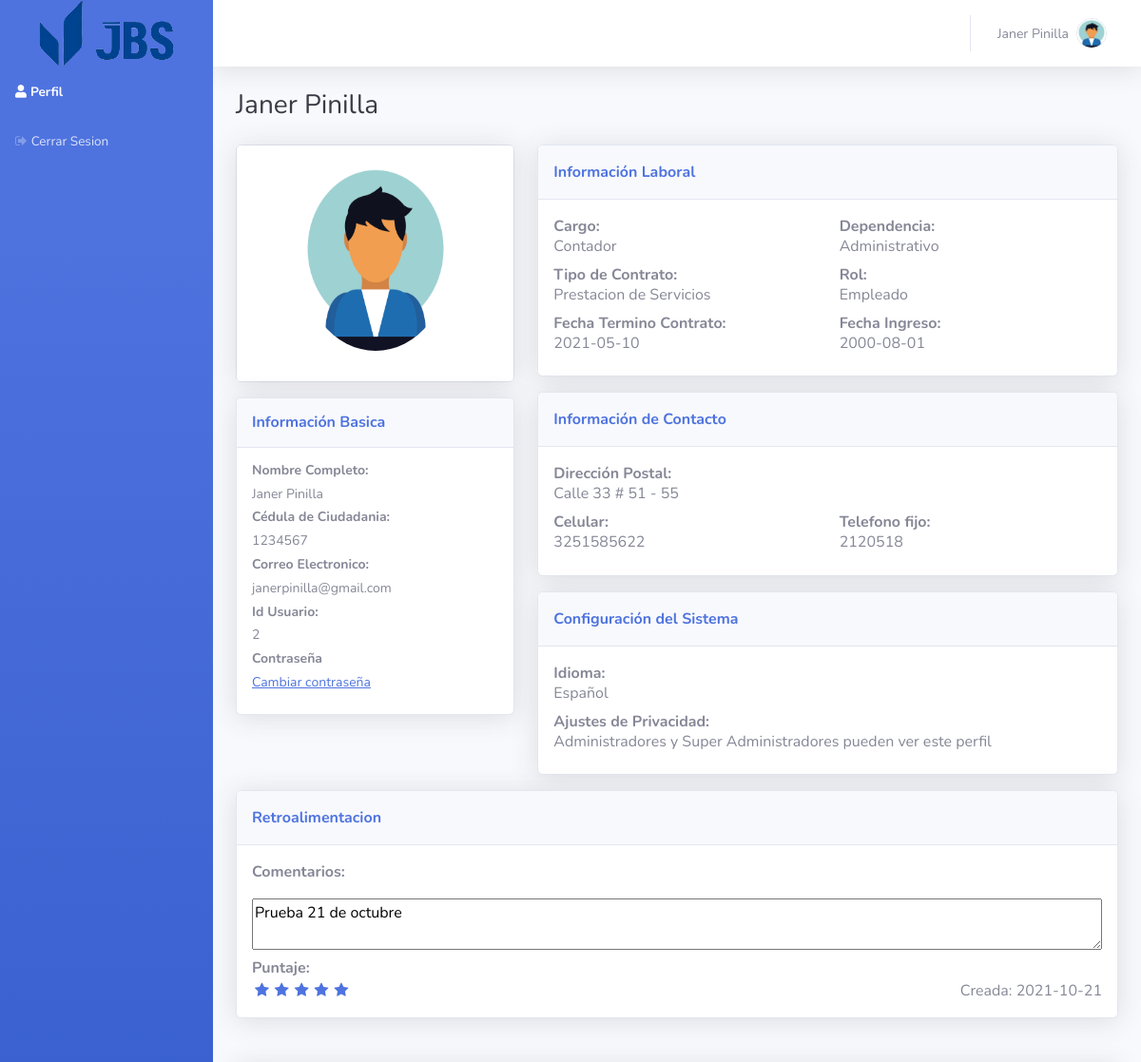
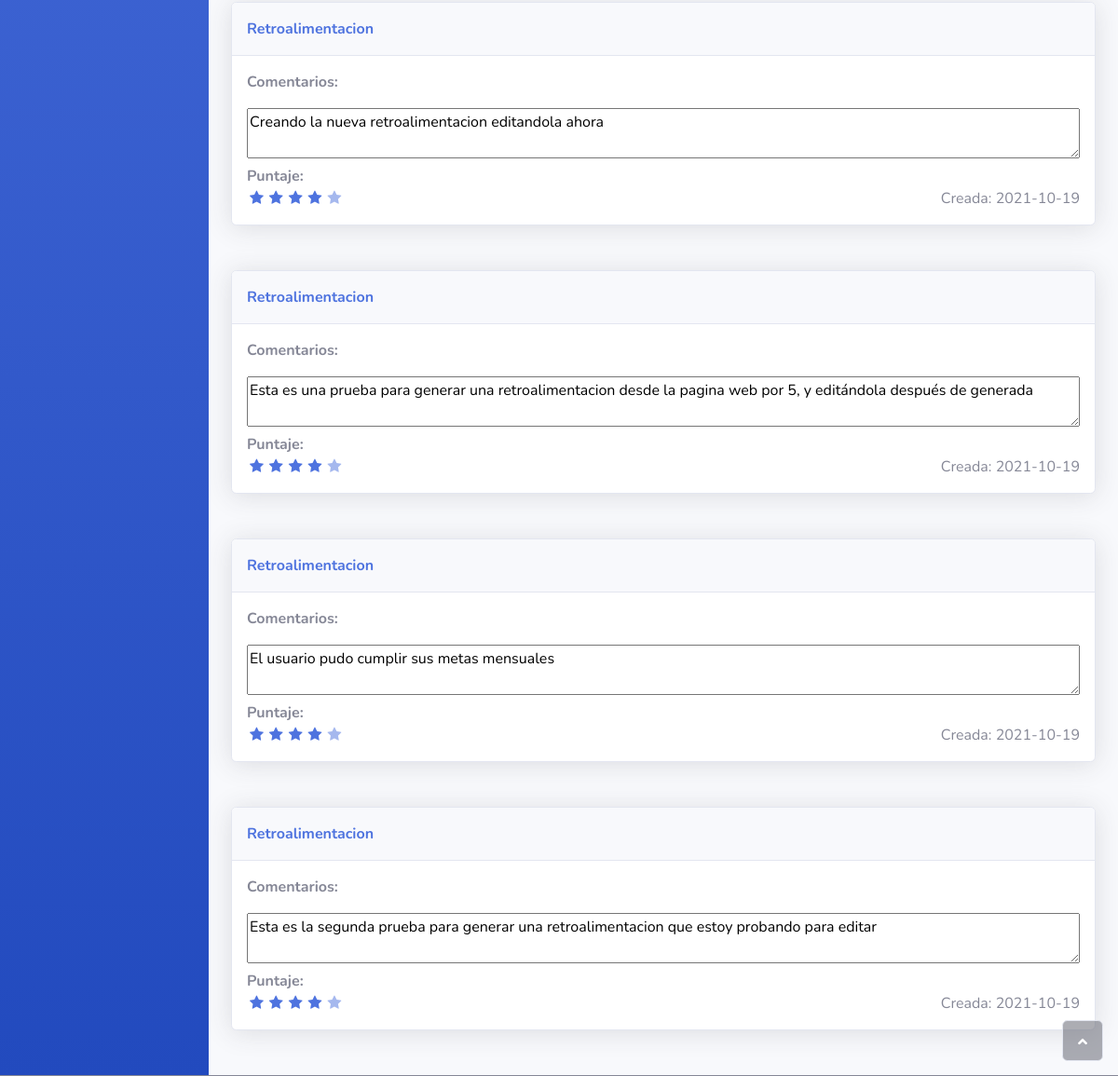
Page /system/profile (signed in) on the committed database (2 pictures, top to bottom).
### flaskr/models/usuario.py (models this page shows, shortened)
class Usuario(UserMixin, sqla.Model):
    idUsuario = sqla.Column(sqla.Integer, primary_key=True, nullable=False)
    correo = sqla.Column(sqla.Text, nullable=False, unique=True)
    password = sqla.Column(sqla.Text, nullable=False)
    nombre = sqla.Column(sqla.Text, nullable=False)
    apellido = sqla.Column(sqla.Text, nullable=False)
    cedula = sqla.Column(sqla.Integer, nullable=False, unique=True)
    fecha_ingreso = sqla.Column(sqla.DateTime, nullable=False)
    fecha_contrato = sqla.Column(sqla.DateTime, nullable=False)
    tipo_contrato = sqla.Column(sqla.Text, nullable=False)
    cargo = sqla.Column(sqla.Text, nullable=False)
    dependencia = sqla.Column(sqla.Text, nullable=False)
    salario = sqla.Column(sqla.Float, nullable=False)
    estado = sqla.Column(sqla.Boolean, nullable=False, default=1)
    uuid = sqla.Column(sqla.String(64), nullable=False, default=lambda: str(uuid4()))
    idRol = sqla.Column(sqla.Integer, sqla.ForeignKey('rol.idRol'), nullable=False)
    nombreRol = sqla.relationship('Rol', backref=sqla.backref('usuarios', lazy=True))
    direccion = sqla.Column(sqla.String, nullable=False)
    celular = sqla.Column(sqla.Integer, nullable=False)
    telefono = sqla.Column(sqla.Integer, nullable=False)
    image = sqla.Column(sqla.Text, nullable=False)

### flaskr/models/rol.py (models this page shows)
class Rol(sqla.Model):
    idRol = sqla.Column(sqla.Integer, primary_key=True, nullable=False)
    tipo = sqla.Column(sqla.Text, nullable=False, unique=True)
    def __repr__(self):
        return self.tipo

### flaskr/models/retroalimentacion.py (models this page shows, shortened)
class Retroalimentacion(sqla.Model):
    idRetroalimentacion = sqla.Column(sqla.Integer, primary_key=True, nullable=False)
    idEmpleado = sqla.Column(sqla.Integer, sqla.ForeignKey('usuario.idUsuario'), nullable=False)
    idAdministrador = sqla.Column(sqla.Text, sqla.ForeignKey('usuario.idUsuario'), nullable=False)
    comentario = sqla.Column(sqla.Text, nullable=False)
    puntaje = sqla.Column(sqla.Integer, nullable=False)
    fecha = sqla.Column(sqla.DateTime, nullable=False, default=datetime.utcnow)

### flaskr/system.py (the view, shortened to what this page needs)
@bp.route("/profile", methods=("GET", "POST"))
@login_required
def profile():
    form = ChangePassword()
    if current_user.idRol == 3:
        retroalimentaciones = Retroalimentacion.query.filter_by(idEmpleado=current_user.idUsuario).order_by(Retroalimentacion.fecha.desc()).all()
        return render_template('system/profile.html', retroalimentaciones=retroalimentaciones, form=form)
    return render_template('system/profile.html', form=form)

### flaskr/forms.py
class ChangePassword(FlaskForm):
    oldpassword = PasswordField('* Contraseña antigua', validators=[InputRequired()])
    password = PasswordField('* Nueva contraseña', validators=[InputRequired(), EqualTo('confirm', message='Contraseñas deben ser iguales')])
    confirm  = PasswordField('* Confirmar nueva contraseña')
    submit = SubmitField("Cambiar contraseña")

### flaskr/models/usuario.py (called while the page is built)
@login_manager.user_loader
def load_user(user_uuid):
    return Usuario.query.filter_by(uuid=user_uuid).first()

### flaskr/templates/system/profile.html (shortened to what this page needs)
{% extends 'base_after.html' %}
{% set active_page = 'Profile' %}
{% from "_flash_messages.html" import flash_messages %}
{% from "_retroalimentacion.html" import retroalimentacion %}
{% block container %}
<h3 class="text-dark mb-4">{{ current_user.nombre }} {{ current_user.apellido }}</h3>
<div class="row mb-3">
    <div class="col-lg-4">
        <div class="card mb-3">
            <div class="card-body text-center shadow">
                <div class="mb-3">
                    <img class="rounded-circle" width="160" height="200" src="{% if current_user.image %} {{ url_for('system.uploads', filename=current_user.image) }} {% else %} {{ url_for('static', filename='img/avatars/avatar.jpeg') }} {% endif %}">
                </div>
            </div>
        </div>
        <div class="card shadow mb-4">
            <div class="card-header py-3">
                <h6 class="text-primary fw-bold m-0">Información Basica</h6>
            </div>
            <div class="card-body">
                <h4 class="small fw-bold">Nombre Completo:</h4>
                <h4 class="small">{{ current_user.nombre }} {{ current_user.apellido }}</h4>
                <h4 class="small fw-bold">Cédula de Ciudadania:</h4>
                <h4 class="small">{{ current_user.cedula }}</h4>
                <h4 class="small fw-bold">Correo Electronico:</h4>
                <h4 class="small">{{ current_user.correo }}</h4>
                <h4 class="small fw-bold">Id Usuario:</h4>
                <h4 class="small">{{ current_user.idUsuario }}</h4>
                <h4 class="small fw-bold">Contraseña<br></h4>
                <a class="card-link" href="#offcanvas-1" data-bs-toggle="offcanvas" role="button" aria-controls="offcanvas-1">
                    <h4 class="small">Cambiar contraseña</h4>
                </a>
            </div>
        </div>
    </div>
    <div class="col-lg-8">
        <div class="row">
            <div class="col">
                <div class="card shadow mb-3">
                    <div class="card-header py-3">
                        <p class="text-primary m-0 fw-bold">Información Laboral</p>
                    </div>
                    <div class="card-body">
                        <div class="row">
                            <div class="col" style="text-align: left;margin: auto;">
                                <div>
                                    <p class="text-secondary fw-bold" style="margin: auto;">Cargo:</p>
                                    <h6>{{ current_user.cargo }}</h6>
                                </div>
                            </div>
                            <div class="col" style="text-align: left;margin: auto;">
                                <div>
                                    <p class="text-secondary fw-bold" style="margin: auto;">Dependencia:</p>
                                    <h6>{{ current_user.dependencia }}</h6>
                                </div>
                            </div>
                        </div>
                        <div class="row">
                            <div class="col" style="text-align: left;margin: auto;">
                                <div>
                                    <p class="text-secondary fw-bold" style="margin: auto;">Tipo de Contrato:</p>
                                    <h6>{{ current_user.tipo_contrato }}</h6>
                                </div>
                            </div>
                            <div class="col" style="text-align: left;margin: auto;">
                                <div>
                                    <p class="text-secondary fw-bold" style="margin: auto;">Rol:</p>
                                    <h6>{{ current_user.nombreRol }}</h6>
                                </div>
                            </div>
                        </div>
                        <div class="row">
                            <div class="col" style="text-align: left;margin: auto;">
                                <div>
                                    <p class="text-secondary fw-bold" style="margin: auto;">Fecha Termino Contrato:</p>
                                    <h6>{{ current_user.fecha_contrato.strftime('%Y-%m-%d') }}</h6>
                                </div>
                            </div>
                            <div class="col" style="text-align: left;margin: auto;">
                                <div>
                                    <p class="text-secondary fw-bold" style="margin: auto;">Fecha Ingreso:</p>
                                    <h6>{{ current_user.fecha_ingreso.strftime('%Y-%m-%d') }}</h6>
                                </div>
                            </div>
                        </div>
                    </div>
                </div>
                <div class="card shadow" style="margin-bottom: 16px;">
                    <div class="card-header py-3">
                        <p class="text-primary m-0 fw-bold">Información de Contacto</p>
                    </div>
                    <div class="card-body">
                        <div>
                            <p class="text-secondary fw-bold" style="margin: auto;">Dirección Postal:</p>
                            <h6> {{ current_user.direccion }}</h6>
                        </div>
                        <div class="row">
                            <div class="col" style="text-align: left;margin: auto;">
                                <div>
                                    <p class="text-secondary fw-bold" style="margin: auto;">Celular:</p>
                                    <h6> {{ current_user.celular }} </h6>
                                </div>
                            </div>
                            <div class="col" style="text-align: left;margin: auto;">
                                <div>
                                    <p class="text-secondary fw-bold" style="margin: auto;">Telefono fijo:</p>
                                    <h6> {{ current_user.telefono }}</h6>
                                </div>
                            </div>
                        </div>
                    </div>
                </div>
                <div class="card shadow">
                    <div class="card-header py-3">
                        <p class="text-primary m-0 fw-bold">Configuración del Sistema</p>
                    </div>
                    <div class="card-body">
                        <div>
                            <p class="text-secondary fw-bold" style="margin: auto;">Idioma:</p>
                            <h6>Español</h6>
                        </div>
                        <div>
                            {% if current_user.idRol == 3 %}
                                <p class="text-secondary fw-bold" style="margin: auto;">Ajustes de Privacidad:</p>
                                <h6>Administradores y Super Administradores pueden ver este perfil&nbsp;</h6>
                            {% else %}
                                <p class="text-secondary fw-bold" style="margin: auto;">Ajustes de Privacidad:</p>
                                <h6>Solo los Super Administradores pueden ver este perfil&nbsp;</h6>
                            {% endif %}
                        </div>
                    </div>
                </div>
                {% set flashes = get_flashed_messages(with_categories=true) %}
            </div>
        </div>
    </div>
</div>
{% if current_user.idRol == 3 %}
{{ retroalimentacion(retroalimentaciones, editable=false) }}
{% endif %}
{% endblock %}

### flaskr/templates/base_after.html (shortened to what this page needs)
{% extends 'base.html' %}
{% block body %}
<body id="page-top" style="border-bottom-width: 1px;border-bottom-style: solid;">
    <div id="wrapper">
        <nav class="navbar navbar-dark align-items-start sidebar sidebar-dark accordion bg-gradient-primary p-0" >
            <div class="container-fluid d-flex flex-column p-0">
                <a class="navbar-brand d-flex justify-content-center align-items-center sidebar-brand m-0" >
                    <img src="/static/img/logo.png" class="img-fluid" style="width: 150px;" alt="Responsive image">
                </a>
                <ul class="navbar-nav text-light" id="accordionSidebar">
                    <li class="nav-item"><a class="nav-link {{'active' if active_page == 'Profile' else ''}}" href="{{ url_for('system.profile') }}"><i class="fas fa-user"></i><span>Perfil</span></a></li>
                    <li class="nav-item"><a class="nav-link " href="{{ url_for('auth.logout') }}"><i class="fa fa-sign-out"></i><span>Cerrar Sesion</span></a></li>
                </ul>
            </div>
        </nav>
        <div class="d-flex flex-column" id="content-wrapper">
            <div id="content">
                <nav class="navbar navbar-light navbar-expand bg-white shadow mb-4 topbar static-top">
                    <div class="container-fluid">
                        <ul class="navbar-nav flex-nowrap ms-auto">
                            <li class="nav-item dropdown no-arrow">
                                <div class="nav-item dropdown no-arrow">
                                    <a class="dropdown-toggle nav-link" aria-expanded="false" data-bs-toggle="dropdown" href="#">
                                        <span class="d-none d-lg-inline me-2 text-gray-600 small">{{current_user.nombre}} {{ current_user.apellido }}</span>
                                        <img class="rounded-circle border img-profile" src="{% if current_user.image %} {{ url_for('system.uploads', filename=current_user.image) }} {% else %} {{ url_for('static', filename='img/avatars/avatar.jpeg') }} {% endif %}">
                                    </a>
                                </div>
                            </li>
                        </ul>
                    </div>
                </nav>
                <div class="container-fluid">
                    {% block container %} {% endblock %}
                </div>
            </div>
        </div>
        <a class="border rounded d-inline scroll-to-top" href="#page-top">
            <i class="fas fa-angle-up"></i>
        </a>
    </div>
</body>
{% endblock %}

### flaskr/templates/_retroalimentacion.html
{% macro retroalimentacion(retroalimentaciones, editable) %}
{% for r in retroalimentaciones %}
        <div class="card shadow mb-5">
            <div class="card-header py-3">
                <p class="text-primary m-0 fw-bold">Retroalimentacion</p>
            </div>
                <div class="card-body">
                    <div class="mb-3" style="margin-bottom: 6px;">
                        <p class="text-secondary fw-bold" style="margin: auto;">Comentarios:</p>
                    </div>
                    <div>
                        <textarea readonly id="signature" style="width: 100%;height: 100%;">{{ r.comentario }}</textarea>
                    </div>
                    <div class="col">
                        <p class="text-secondary fw-bold" style="margin: auto;">Puntaje:</p>
                        <div class="row">
                            <div class="col" >
                                <div class="stars disabled">
                                    {% for x in range(1,6) %}
                                        {% if x <= r.puntaje %}
                                            <i class="fa fa-star active" id="score"></i>
                                        {% else %}
                                            <i class="fa fa-star" id="score"></i>
                                        {% endif %}
                                    {% endfor %}
                                </div>
                            </div>
                            <div class="col" style="text-align: right;margin: auto;">
                                Creada: {{r.fecha.strftime('%Y-%m-%d')}}
                            </div>
                        </div>
                    </div>
                </div>
        </div>
{% endfor %}
{% endmacro %}

### flaskr/static/css/Login-Form-Clean.css (style rules this page uses)
@media (max-width:1366px) { * { box-sizing: border-box; } }
@media (max-width:1366px) { body { margin: 0; background-color: #204862 } }

### flaskr/static/css/star-style.css (style rules this page uses)
:root { --opacity: 50%; }
.stars { display:flex; width:auto; height: auto; text-align: center; }
.stars.disabled { pointer-events: none; }
.fa-star { opacity: var(--opacity); color: var(--bs-blue); cursor: pointer; padding: 3px; }
.stars i.active { opacity: 100%; }

### rows in the picture
Usuario: nombre "Janer", apellido "Pinilla", cedula "1234567", correo "janerpinilla@gmail.com", idUsuario "2", cargo "Contador", dependencia "Administrativo", tipo_contrato "Prestacion de Servicios", fecha_contrato "2021-05-10", fecha_ingreso "2000-08-01", direccion "Calle 33 # 51 - 55", celular "3251585622", telefono "2120518"
Rol: nombreRol "Empleado"
Retroalimentacion: comentario "Prueba 21 de octubre", puntaje 5 (drawn), fecha "2021-10-21"
Retroalimentacion: comentario "Creando la nueva retroalimentacion editandola ahora", puntaje 4 (drawn), fecha "2021-10-19"
Retroalimentacion: comentario "Esta es una prueba para generar una retroalimentacion desde la pagina web por 5, y editándola después de generada", puntaje 4 (drawn), fecha "2021-10-19"
Retroalimentacion: comentario "El usuario pudo cumplir sus metas mensuales", puntaje 4 (drawn), fecha "2021-10-19"
Retroalimentacion: comentario "Esta es la segunda prueba para generar una retroalimentacion que estoy probando para editar", puntaje 4 (drawn), fecha "2021-10-19"
